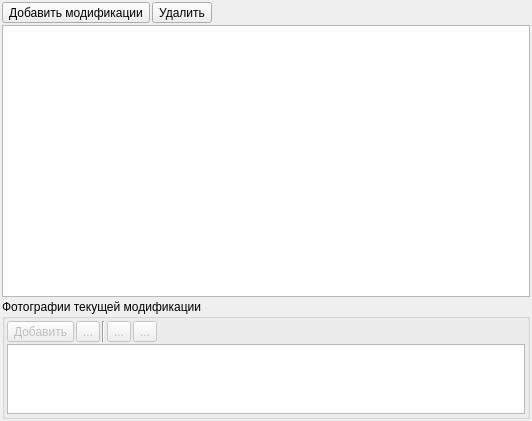
<?xml version="1.0" encoding="UTF-8"?>
<ui version="4.0">
 <class>WidgetPageModifications</class>
 <widget class="QWidget" name="WidgetPageModifications">
  <property name="geometry">
   <rect>
    <x>0</x>
    <y>0</y>
    <width>532</width>
    <height>421</height>
   </rect>
  </property>
  <property name="windowTitle">
   <string>Form</string>
  </property>
  <layout class="QVBoxLayout" name="verticalLayout_2">
   <property name="spacing">
    <number>2</number>
   </property>
   <property name="leftMargin">
    <number>2</number>
   </property>
   <property name="topMargin">
    <number>2</number>
   </property>
   <property name="rightMargin">
    <number>2</number>
   </property>
   <property name="bottomMargin">
    <number>2</number>
   </property>
   <item>
    <layout class="QHBoxLayout" name="horizontalLayout">
     <property name="spacing">
      <number>2</number>
     </property>
     <item>
      <widget class="QToolButton" name="toolButtonSelectModifications">
       <property name="minimumSize">
        <size>
         <width>0</width>
         <height>0</height>
        </size>
       </property>
       <property name="font">
        <font>
         <weight>50</weight>
         <bold>false</bold>
        </font>
       </property>
       <property name="toolTip">
        <string>Добавить методом генерации</string>
       </property>
       <property name="styleSheet">
        <string notr="true"/>
       </property>
       <property name="text">
        <string>Добавить модификации</string>
       </property>
       <property name="icon">
        <iconset resource="../../res.qrc">
         <normaloff>:/32/icons/32x32/add.png</normaloff>:/32/icons/32x32/add.png</iconset>
       </property>
       <property name="iconSize">
        <size>
         <width>24</width>
         <height>24</height>
        </size>
       </property>
       <property name="toolButtonStyle">
        <enum>Qt::ToolButtonTextBesideIcon</enum>
       </property>
      </widget>
     </item>
     <item>
      <widget class="QToolButton" name="toolButtonDelete">
       <property name="minimumSize">
        <size>
         <width>0</width>
         <height>0</height>
        </size>
       </property>
       <property name="font">
        <font>
         <weight>50</weight>
         <bold>false</bold>
        </font>
       </property>
       <property name="toolTip">
        <string>Удалить выбранные модификации</string>
       </property>
       <property name="styleSheet">
        <string notr="true"/>
       </property>
       <property name="text">
        <string>Удалить</string>
       </property>
       <property name="icon">
        <iconset resource="../../res.qrc">
         <normaloff>:/32/icons/32x32/delete.png</normaloff>:/32/icons/32x32/delete.png</iconset>
       </property>
       <property name="iconSize">
        <size>
         <width>24</width>
         <height>24</height>
        </size>
       </property>
       <property name="toolButtonStyle">
        <enum>Qt::ToolButtonIconOnly</enum>
       </property>
      </widget>
     </item>
     <item>
      <spacer name="horizontalSpacer">
       <property name="orientation">
        <enum>Qt::Horizontal</enum>
       </property>
       <property name="sizeHint" stdset="0">
        <size>
         <width>299</width>
         <height>20</height>
        </size>
       </property>
      </spacer>
     </item>
    </layout>
   </item>
   <item>
    <widget class="QTableView" name="tableViewModifications">
     <property name="sortingEnabled">
      <bool>true</bool>
     </property>
     <attribute name="horizontalHeaderHighlightSections">
      <bool>false</bool>
     </attribute>
     <attribute name="horizontalHeaderStretchLastSection">
      <bool>true</bool>
     </attribute>
     <attribute name="verticalHeaderHighlightSections">
      <bool>false</bool>
     </attribute>
    </widget>
   </item>
   <item>
    <widget class="QGroupBox" name="groupBoxImages">
     <property name="sizePolicy">
      <sizepolicy hsizetype="Preferred" vsizetype="Preferred">
       <horstretch>0</horstretch>
       <verstretch>0</verstretch>
      </sizepolicy>
     </property>
     <property name="maximumSize">
      <size>
       <width>16777215</width>
       <height>16777215</height>
      </size>
     </property>
     <property name="title">
      <string>Фотографии текущей модификации</string>
     </property>
     <layout class="QVBoxLayout" name="verticalLayout">
      <property name="spacing">
       <number>2</number>
      </property>
      <property name="leftMargin">
       <number>2</number>
      </property>
      <property name="topMargin">
       <number>2</number>
      </property>
      <property name="rightMargin">
       <number>2</number>
      </property>
      <property name="bottomMargin">
       <number>2</number>
      </property>
      <item>
       <layout class="QHBoxLayout" name="horizontalLayout_2">
        <property name="spacing">
         <number>2</number>
        </property>
        <item>
         <widget class="QToolButton" name="toolButtonAddImage">
          <property name="enabled">
           <bool>false</bool>
          </property>
          <property name="toolTip">
           <string>Добавить фото модификации из фото-галереи товара</string>
          </property>
          <property name="text">
           <string>Добавить</string>
          </property>
          <property name="icon">
           <iconset resource="../../res.qrc">
            <normaloff>:/32/icons/32x32/add.png</normaloff>:/32/icons/32x32/add.png</iconset>
          </property>
          <property name="iconSize">
           <size>
            <width>24</width>
            <height>24</height>
           </size>
          </property>
          <property name="toolButtonStyle">
           <enum>Qt::ToolButtonTextBesideIcon</enum>
          </property>
         </widget>
        </item>
        <item>
         <widget class="QToolButton" name="toolButtonDeleteImage">
          <property name="enabled">
           <bool>false</bool>
          </property>
          <property name="toolTip">
           <string>Удалить фото из модификации</string>
          </property>
          <property name="text">
           <string>...</string>
          </property>
          <property name="icon">
           <iconset resource="../../res.qrc">
            <normaloff>:/32/icons/32x32/delete.png</normaloff>:/32/icons/32x32/delete.png</iconset>
          </property>
          <property name="iconSize">
           <size>
            <width>24</width>
            <height>24</height>
           </size>
          </property>
         </widget>
        </item>
        <item>
         <widget class="Line" name="line">
          <property name="orientation">
           <enum>Qt::Vertical</enum>
          </property>
         </widget>
        </item>
        <item>
         <widget class="QToolButton" name="toolButtonMoveBackImage">
          <property name="enabled">
           <bool>false</bool>
          </property>
          <property name="toolTip">
           <string>Переместить назад</string>
          </property>
          <property name="text">
           <string>...</string>
          </property>
          <property name="icon">
           <iconset resource="../../res.qrc">
            <normaloff>:/32/icons/32x32/back.png</normaloff>:/32/icons/32x32/back.png</iconset>
          </property>
          <property name="iconSize">
           <size>
            <width>24</width>
            <height>24</height>
           </size>
          </property>
         </widget>
        </item>
        <item>
         <widget class="QToolButton" name="toolButtonMoveForwardImage">
          <property name="enabled">
           <bool>false</bool>
          </property>
          <property name="toolTip">
           <string>Перепестить вперед</string>
          </property>
          <property name="text">
           <string>...</string>
          </property>
          <property name="icon">
           <iconset resource="../../res.qrc">
            <normaloff>:/32/icons/32x32/forward.png</normaloff>:/32/icons/32x32/forward.png</iconset>
          </property>
          <property name="iconSize">
           <size>
            <width>24</width>
            <height>24</height>
           </size>
          </property>
         </widget>
        </item>
        <item>
         <spacer name="horizontalSpacer_2">
          <property name="orientation">
           <enum>Qt::Horizontal</enum>
          </property>
          <property name="sizeHint" stdset="0">
           <size>
            <width>40</width>
            <height>20</height>
           </size>
          </property>
         </spacer>
        </item>
       </layout>
      </item>
      <item>
       <widget class="QTableView" name="tableViewImages">
        <property name="sizePolicy">
         <sizepolicy hsizetype="Expanding" vsizetype="Preferred">
          <horstretch>0</horstretch>
          <verstretch>0</verstretch>
         </sizepolicy>
        </property>
        <property name="maximumSize">
         <size>
          <width>16777215</width>
          <height>70</height>
         </size>
        </property>
       </widget>
      </item>
     </layout>
    </widget>
   </item>
  </layout>
  <action name="actionSelectModifications">
   <property name="icon">
    <iconset resource="../../res.qrc">
     <normaloff>:/32/icons/32x32/add.png</normaloff>:/32/icons/32x32/add.png</iconset>
   </property>
   <property name="text">
    <string>Добавить модификации</string>
   </property>
   <property name="toolTip">
    <string>Добавить модификации методом генерации</string>
   </property>
  </action>
  <action name="actionDelete">
   <property name="icon">
    <iconset resource="../../res.qrc">
     <normaloff>:/32/icons/32x32/delete.png</normaloff>:/32/icons/32x32/delete.png</iconset>
   </property>
   <property name="text">
    <string>Удалить</string>
   </property>
   <property name="toolTip">
    <string>Удалить выбранные параметры</string>
   </property>
   <property name="shortcut">
    <string>Ctrl+Del</string>
   </property>
  </action>
 </widget>
 <resources>
  <include location="../../res.qrc"/>
 </resources>
 <connections/>
</ui>
